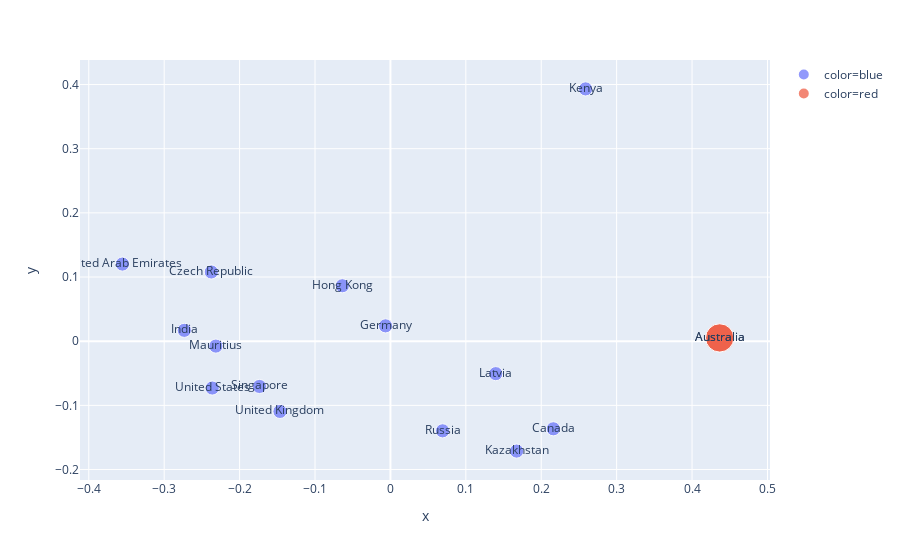
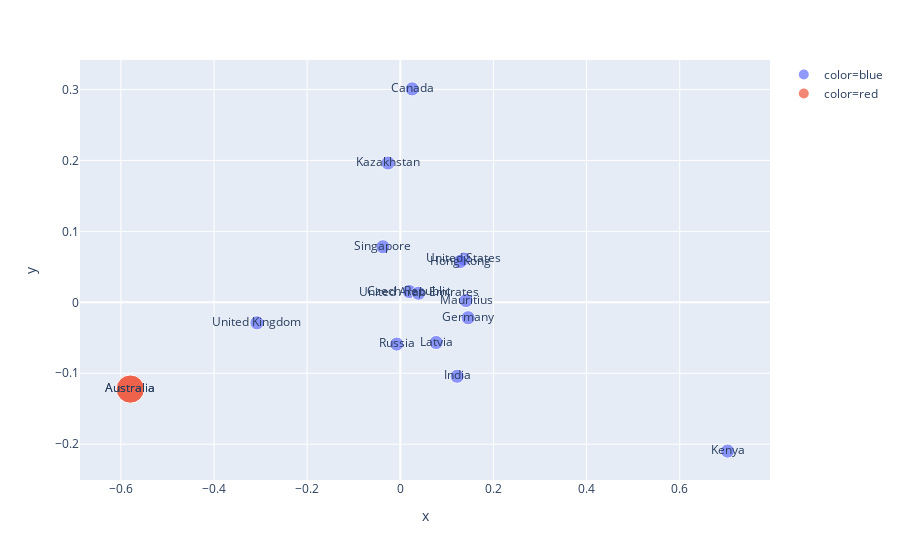
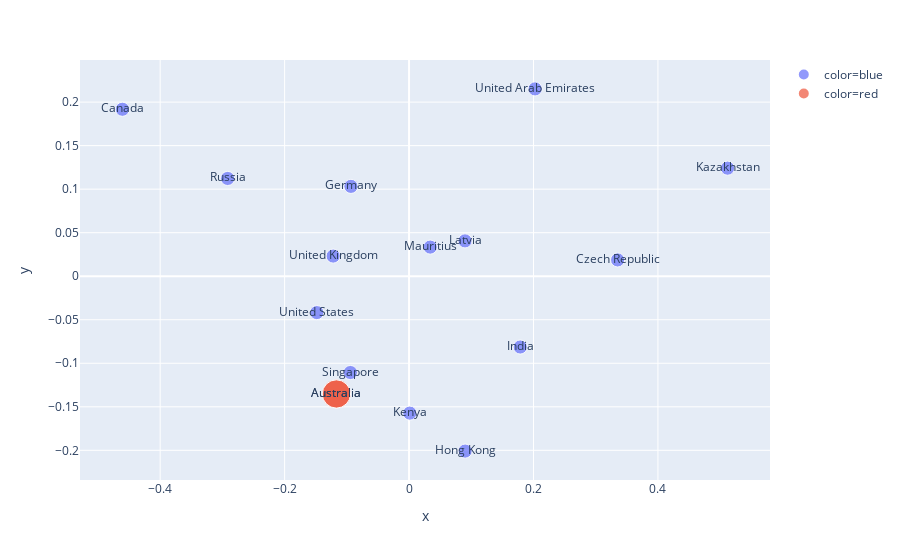

Write notebook code for charts like these, in order.
### Code cell
pca = PCA(n_components=2)

for vec_type_id in range(1, 4):
    vec_type = 'vec{}'.format(vec_type_id)
    
    vec = country_vecs[vec_type].to_list()
    vec = np.array(vec)
    vec_renorm = vec / np.sqrt((vec ** 2).sum(axis=1).reshape(-1, 1))
    vec_pca = pca.fit_transform(vec_renorm)
    
    fig_vec = px.scatter(x=vec_pca[:, 0],
                         y=vec_pca[:, 1],
                         text=country_vecs['name'],
                         color=country_vecs['name'].apply(lambda x: {True: 'red', False: 'blue'}[x==country_name]),
                         size=country_vecs['name'].apply(lambda x: {True: 20, False: 5}[x==country_name])
                         )
    print(vec_texts[vec_type_id])
    fig_vec.show()

### Figure 1 — Plotly figure (JSON) as saved in the notebook; plotly's stock layout.template omitted (floating-point values rounded to 4 significant figures)
{"data": [{"hoverlabel": {"namelength": 0}, "hovertemplate": "color=blue<br>x=%{x}<br>y=%{y}<br>size=%{marker.size}<br>text=%{text}", "legendgroup": "color=blue", "marker": {"color": "#636efa", "size": [5, 5, 5, 5, 5, 5, 5, 5, 5, 5, 5, 5, 5, 5], "sizemode": "area", "sizeref": 0.05, "symbol": "circle"}, "mode": "markers+text", "name": "color=blue", "showlegend": true, "text": ["United Kingdom", "United States", "Czech Republic", "Singapore", "Latvia", "Hong Kong", "Kenya", "Canada", "India", "Mauritius", "Russia", "United Arab Emirates", "Germany", "Kazakhstan"], "type": "scatter", "x": [-0.1465, -0.2363, -0.2375, -0.1737, 0.1397, -0.06376, 0.2588, 0.2161, -0.2733, -0.2315, 0.06918, -0.3554, -0.006471, 0.1674], "xaxis": "x", "y": [-0.1095, -0.073, 0.1079, -0.07055, -0.05059, 0.08641, 0.3932, -0.1365, 0.0169, -0.007644, -0.1397, 0.1202, 0.0239, -0.1713], "yaxis": "y"}, {"hoverlabel": {"namelength": 0}, "hovertemplate": "color=red<br>x=%{x}<br>y=%{y}<br>size=%{marker.size}<br>text=%{text}", "legendgroup": "color=red", "marker": {"color": "#EF553B", "size": [20, 20], "sizemode": "area", "sizeref": 0.05, "symbol": "circle"}, "mode": "markers+text", "name": "color=red", "showlegend": true, "text": ["Australia", "Australia"], "type": "scatter", "x": [0.4366, 0.4366], "xaxis": "x", "y": [0.005119, 0.005119], "yaxis": "y"}], "layout": {"autosize": true, "legend": {"itemsizing": "constant", "tracegroupgap": 0}, "margin": {"t": 60}, "xaxis": {"anchor": "y", "autorange": true, "domain": [0, 1], "range": [-0.41, 0.5003], "title": {"text": "x"}, "type": "linear"}, "yaxis": {"anchor": "x", "autorange": true, "domain": [0, 1], "range": [-0.2151, 0.437], "title": {"text": "y"}, "type": "linear"}}}

### Figure 2 — Plotly figure (JSON) as saved in the notebook; plotly's stock layout.template omitted (floating-point values rounded to 4 significant figures)
{"data": [{"hoverlabel": {"namelength": 0}, "hovertemplate": "color=blue<br>x=%{x}<br>y=%{y}<br>size=%{marker.size}<br>text=%{text}", "legendgroup": "color=blue", "marker": {"color": "#636efa", "size": [5, 5, 5, 5, 5, 5, 5, 5, 5, 5, 5, 5, 5, 5], "sizemode": "area", "sizeref": 0.05, "symbol": "circle"}, "mode": "markers+text", "name": "color=blue", "showlegend": true, "text": ["United Kingdom", "United States", "Czech Republic", "Singapore", "Latvia", "Hong Kong", "Kenya", "Canada", "India", "Mauritius", "Russia", "United Arab Emirates", "Germany", "Kazakhstan"], "type": "scatter", "x": [-0.3078, 0.1366, 0.01939, -0.03731, 0.0771, 0.1287, 0.7028, 0.02551, 0.1222, 0.1411, -0.007618, 0.03936, 0.1457, -0.02632], "xaxis": "x", "y": [-0.02891, 0.06108, 0.01519, 0.07828, -0.05665, 0.05752, -0.2096, 0.3008, -0.1042, 0.002574, -0.05884, 0.01278, -0.02172, 0.1963], "yaxis": "y"}, {"hoverlabel": {"namelength": 0}, "hovertemplate": "color=red<br>x=%{x}<br>y=%{y}<br>size=%{marker.size}<br>text=%{text}", "legendgroup": "color=red", "marker": {"color": "#EF553B", "size": [20, 20], "sizemode": "area", "sizeref": 0.05, "symbol": "circle"}, "mode": "markers+text", "name": "color=red", "showlegend": true, "text": ["Australia", "Australia"], "type": "scatter", "x": [-0.5797, -0.5797], "xaxis": "x", "y": [-0.1223, -0.1223], "yaxis": "y"}], "layout": {"autosize": true, "legend": {"itemsizing": "constant", "tracegroupgap": 0}, "margin": {"t": 60}, "xaxis": {"anchor": "y", "autorange": true, "domain": [0, 1], "range": [-0.6828, 0.7912], "title": {"text": "x"}, "type": "linear"}, "yaxis": {"anchor": "x", "autorange": true, "domain": [0, 1], "range": [-0.2493, 0.3404], "title": {"text": "y"}, "type": "linear"}}}

### Figure 3 — Plotly figure (JSON) as saved in the notebook; plotly's stock layout.template omitted (floating-point values rounded to 4 significant figures)
{"data": [{"hoverlabel": {"namelength": 0}, "hovertemplate": "color=blue<br>x=%{x}<br>y=%{y}<br>size=%{marker.size}<br>text=%{text}", "legendgroup": "color=blue", "marker": {"color": "#636efa", "size": [5, 5, 5, 5, 5, 5, 5, 5, 5, 5, 5, 5, 5, 5], "sizemode": "area", "sizeref": 0.05, "symbol": "circle"}, "mode": "markers+text", "name": "color=blue", "showlegend": true, "text": ["United Kingdom", "United States", "Czech Republic", "Singapore", "Latvia", "Hong Kong", "Kenya", "Canada", "India", "Mauritius", "Russia", "United Arab Emirates", "Germany", "Kazakhstan"], "type": "scatter", "x": [-0.122, -0.1483, 0.3352, -0.09427, 0.08994, 0.09014, 0.00122, -0.4607, 0.1787, 0.03401, -0.2916, 0.2025, -0.0934, 0.512], "xaxis": "x", "y": [0.02315, -0.0418, 0.01871, -0.1106, 0.04059, -0.2009, -0.1573, 0.1918, -0.08135, 0.03344, 0.1123, 0.2152, 0.1032, 0.1241], "yaxis": "y"}, {"hoverlabel": {"namelength": 0}, "hovertemplate": "color=red<br>x=%{x}<br>y=%{y}<br>size=%{marker.size}<br>text=%{text}", "legendgroup": "color=red", "marker": {"color": "#EF553B", "size": [20, 20], "sizemode": "area", "sizeref": 0.05, "symbol": "circle"}, "mode": "markers+text", "name": "color=red", "showlegend": true, "text": ["Australia", "Australia"], "type": "scatter", "x": [-0.1168, -0.1168], "xaxis": "x", "y": [-0.1353, -0.1353], "yaxis": "y"}], "layout": {"autosize": true, "legend": {"itemsizing": "constant", "tracegroupgap": 0}, "margin": {"t": 60}, "xaxis": {"anchor": "y", "autorange": true, "domain": [0, 1], "range": [-0.527, 0.5782], "title": {"text": "x"}, "type": "linear"}, "yaxis": {"anchor": "x", "autorange": true, "domain": [0, 1], "range": [-0.2332, 0.2475], "title": {"text": "y"}, "type": "linear"}}}
